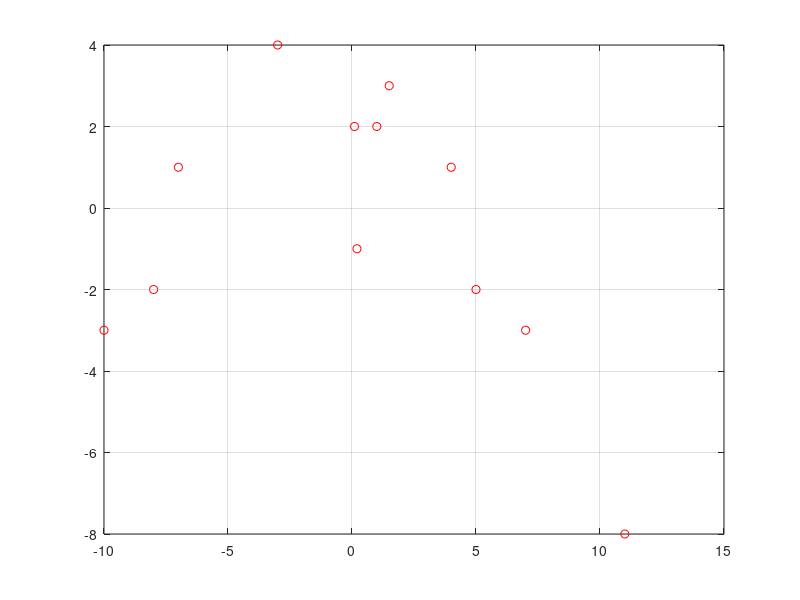

Reproduce this figure in MATLAB. (Note: this script raises an error after producing the figure.)
Ipoints = [-Inf; 0; 2; Inf];
Smatrix = [1, 2, 3, 4;
    5, 6, 7, 8;
    9, 10, 11, 12];
xData = [-10; -8; -7; -3;...
    0.1; 0.2; 1; 1.5; ...
    4; 5; 7; 11];
yData = [-3; -2; 1; 4; ...
    2; -1; 2; 3; 
    1; -2; -3; -8];
plot(xData, yData, 'ro');grid on;

% xIntegralA = [-11; 0.01; 3];
% yIntegralA = EvaluateIpointsSmatrixIntegral...
%     (xData, yData, xIntegralA, Ipoints, Smatrix)
% yIntegralA =[0; -19.570833333333510; -10.976600721230376];
% xIntegralA = [-11; 0.02; 3];
% yIntegralA = EvaluateIpointsSmatrixIntegral...
%     (xData, yData, xIntegralA, Ipoints, Smatrix)
% yIntegralA = [0; -19.570833333333510; -11.032301429792646];

xIntegralA = [-11; 0.01; 3];
yIntegralA = EvaluateIpointsSmatrixIntegral...
    (xData, yData, xIntegralA, Ipoints, Smatrix)


xData = [0;1;2;3;4;5;6;7;8;9];
xData = power(xData,4);
yData = xData;
plot(xData,yData,'ro');grid on;
xIntegralA = (linspace(-2,6561.5,10))';
xIntegralA = [xIntegralA(1); 83; xIntegralA(2:end)];
% xIntegralSpline = xData;
% xIntegralSpline = [-1;2;400; 410];
[yIntegralA, Ipoints, Smatrix] = ZFindIntegralABasic...
    (xData, yData, xIntegralA, 'PseudoAccuracy', 3);
% yIntegralA
((power(xIntegralA,2)-power(xIntegralA(1),2))/2) - yIntegralA